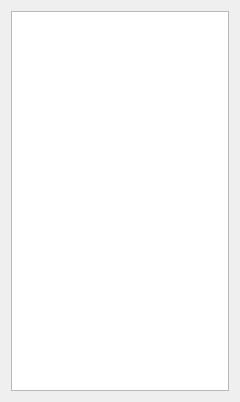
<?xml version="1.0" encoding="UTF-8"?>
<ui version="4.0">
 <class>WidgetMeshSelect</class>
 <widget class="QWidget" name="WidgetMeshSelect">
  <property name="geometry">
   <rect>
    <x>0</x>
    <y>0</y>
    <width>240</width>
    <height>402</height>
   </rect>
  </property>
  <property name="windowTitle">
   <string>Form</string>
  </property>
  <layout class="QVBoxLayout" name="verticalLayout">
   <item>
    <widget class="QListWidget" name="listWidget"/>
   </item>
  </layout>
 </widget>
 <resources/>
 <connections/>
</ui>
